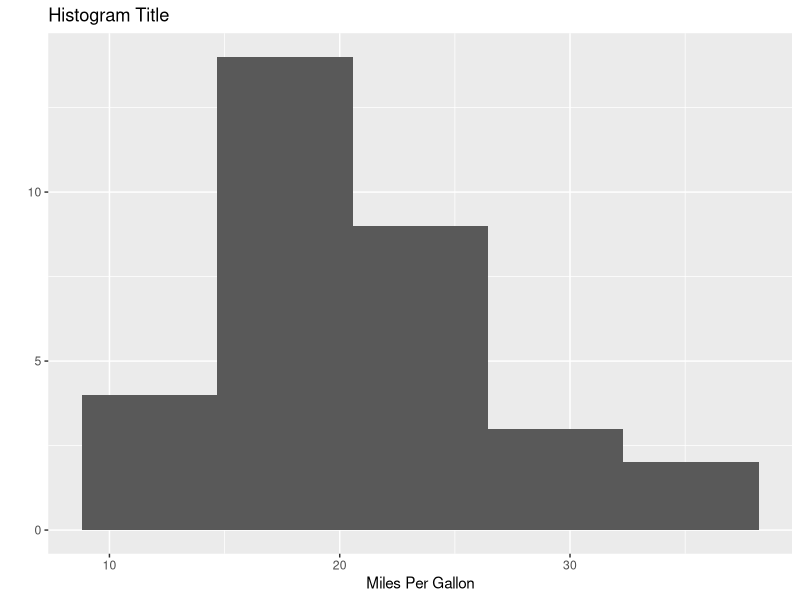
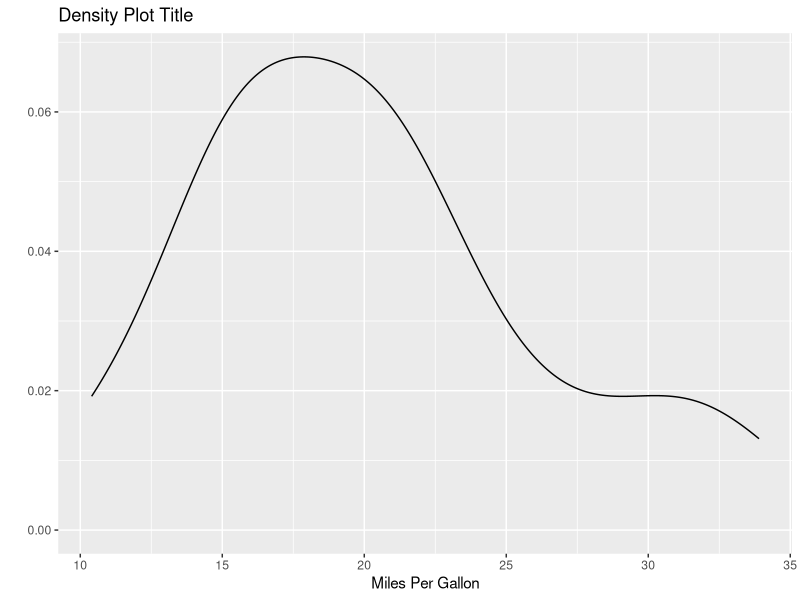
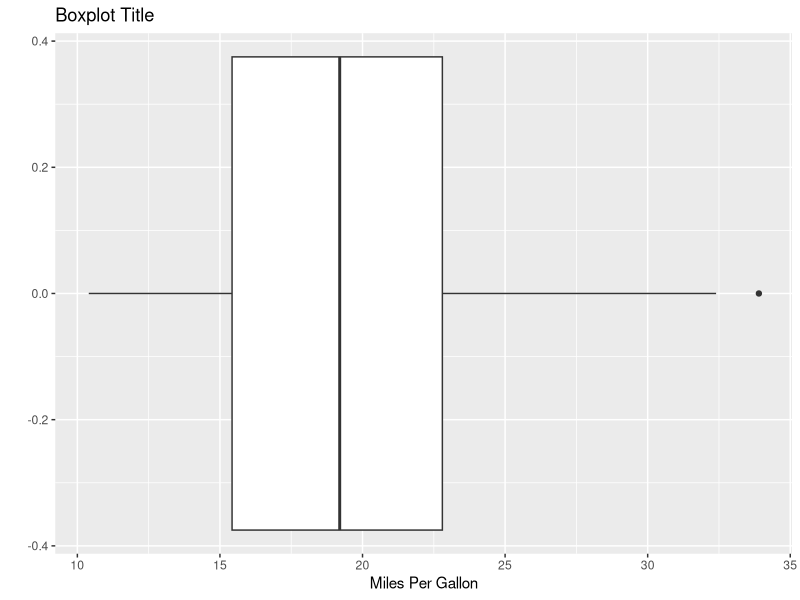
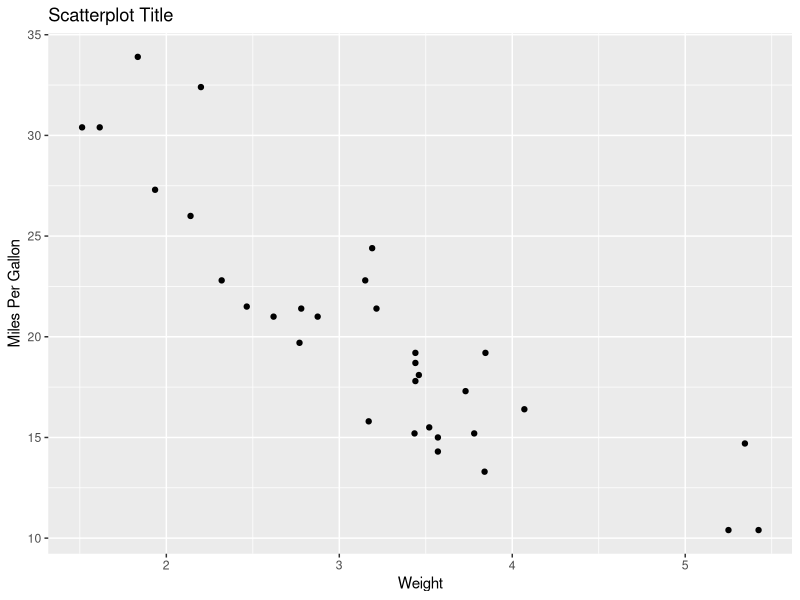

These charts were generated, in order, by the following R code:
## ---- chunk 1
# knitr::opts_chunk$set(echo = TRUE)

library(tidyverse)
library(knitr)

# setwd("week3")

dat <- read_csv("cces_sample_coursera.csv")

dat <- drop_na(dat)

## ---- chunk 2
kable(table(dat$gender), align = "l")
#?kable
kable(summarise(
  dat,
  Mean = mean(dat$faminc_new),
  Median = median(dat$faminc_new)
),
align = "l",
label = "Summary Statistics for Family Income")
## ---- chunk 3
data(mtcars)

qplot(
  x = mpg,
  data = mtcars,
  geom = "histogram",
  bins = 5,
  main = "Histogram Title",
  xlab = "Miles Per Gallon"
)

qplot(
  x = mpg,
  data = mtcars,
  geom = "density",
  main = "Density Plot Title",
  xlab = "Miles Per Gallon"
)

qplot(
  x = mpg,
  data = mtcars,
  geom = "boxplot",
  main = "Boxplot Title",
  xlab = "Miles Per Gallon"
)

qplot(
  x = wt,
  y = mpg,
  data = mtcars,
  geom = "point",
  main = "Scatterplot Title",
  xlab = "Weight",
  ylab = "Miles Per Gallon"
)
